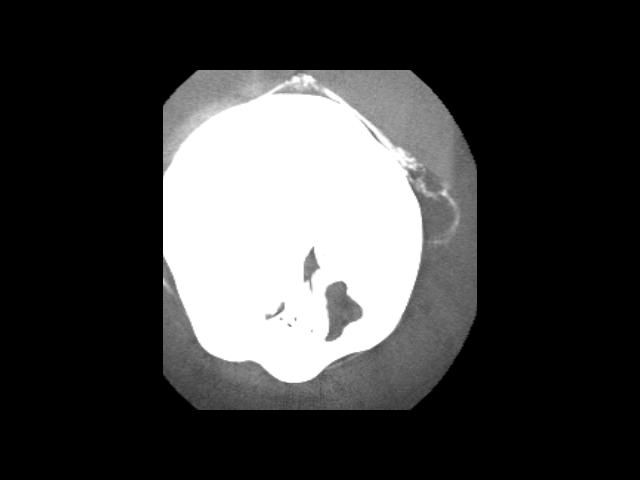

Source code (Python):
#!/usr/bin/env python

# Reslice a 3D medical volume (FullHead.mhd) along an oblique plane
# using vtkImageReslice and display the result as a 2D image.

import math
import os
from pathlib import Path

# Factory overrides: importing these modules registers the OpenGL rendering
# and interaction style implementations for vtkRenderingCore factory classes.
import vtkmodules.vtkInteractionStyle  # noqa: F401
import vtkmodules.vtkRenderingOpenGL2  # noqa: F401
# VTK pipeline classes used in this example
from vtkmodules.vtkIOImage import vtkMetaImageReader
from vtkmodules.vtkImagingCore import (
    vtkImageCast,
    vtkImageReslice,
)
from vtkmodules.vtkRenderingCore import (
    vtkImageActor,
    vtkRenderWindow,
    vtkRenderWindowInteractor,
    vtkRenderer,
)

# Colors (normalized RGB)
black_rgb = (0.0, 0.0, 0.0)

# Data directory: defaults to the folder containing this script
data_dir = Path(os.environ.get("VPE_DATA_DIR", Path(__file__).parent))

# Reader: load the 3D medical volume
reader = vtkMetaImageReader()
reader.SetFileName(str(data_dir / "FullHead.mhd"))
reader.Update()

# Filter: reslice along an oblique plane tilted 25 degrees around Y
cos_angle = math.cos(math.radians(25))
sin_angle = math.sin(math.radians(25))

reslice = vtkImageReslice()
reslice.SetInputConnection(reader.GetOutputPort())
reslice.SetOutputDimensionality(2)
reslice.SetResliceAxesDirectionCosines(
    cos_angle, 0, sin_angle,
    0, 1, 0,
    -sin_angle, 0, cos_angle,
)
reslice.SetResliceAxesOrigin(128, 128, 47)
reslice.SetInterpolationModeToLinear()

# Cast: convert to unsigned char for display
cast = vtkImageCast()
cast.SetInputConnection(reslice.GetOutputPort())
cast.SetOutputScalarTypeToUnsignedChar()
cast.ClampOverflowOn()

# Actor: display the resliced image as a 2D actor
image_actor = vtkImageActor()
image_actor.GetMapper().SetInputConnection(cast.GetOutputPort())

# Renderer: assemble the scene and configure the camera
renderer = vtkRenderer()
renderer.AddActor(image_actor)
renderer.SetBackground(black_rgb)

# Window: display the rendered scene
render_window = vtkRenderWindow()
render_window.AddRenderer(renderer)
render_window.SetWindowName("reslice")
render_window.SetMultiSamples(0)
render_window.SetSize(640, 480)

# Interactor: handle mouse and keyboard events
render_window_interactor = vtkRenderWindowInteractor()
render_window_interactor.SetRenderWindow(render_window)

# Scene: configure the camera
renderer.ResetCamera()

render_window_interactor.Initialize()
render_window_interactor.Start()
